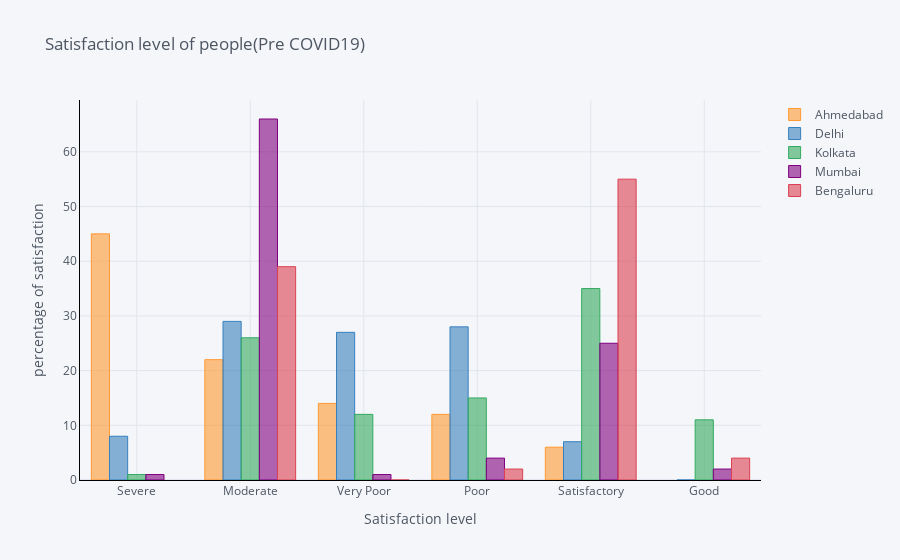

The notebook cell this image was saved under:
### Code cell
def al(var):
    cities = [var]
    filtered_city_day = df1[df1['Date'] <= '2020-04-01']
    AQI = filtered_city_day[filtered_city_day.City.isin(cities)][['City','Air_quality']]
    AQI[var] = AQI['Air_quality']
    k = AQI[var].value_counts()
    m = pd.DataFrame((round((k/sum(k))*100)))
    return m
c11 = al('Ahmedabad')
c22 = al('Delhi')
c33 = al('Kolkata')
c44 = al('Mumbai')
c55 = al('Bengaluru')
df_row = pd.concat([c11,c22,c33,c44,c55],axis=1)
df_row.iplot(kind='bar', align='center',xTitle='Satisfaction level', yTitle='percentage of satisfaction' ,linecolor='black', title='Satisfaction level of people(Pre COVID19)')

### Figure 1 — Plotly figure (JSON) as saved in the notebook; plotly's stock layout.template omitted (floating-point values rounded to 4 significant figures)
{"data": [{"marker": {"color": "rgba(255, 153, 51, 0.6)", "line": {"color": "rgba(255, 153, 51, 1.0)", "width": 1}}, "name": "Ahmedabad", "orientation": "v", "text": "", "x": ["Severe", "Moderate", "Very Poor", "Poor", "Satisfactory", "Good"], "y": [45, 22, 14, 12, 6, ""], "type": "bar"}, {"marker": {"color": "rgba(55, 128, 191, 0.6)", "line": {"color": "rgba(55, 128, 191, 1.0)", "width": 1}}, "name": "Delhi", "orientation": "v", "text": "", "x": ["Severe", "Moderate", "Very Poor", "Poor", "Satisfactory", "Good"], "y": [8, 29, 27, 28, 7, 0], "type": "bar"}, {"marker": {"color": "rgba(50, 171, 96, 0.6)", "line": {"color": "rgba(50, 171, 96, 1.0)", "width": 1}}, "name": "Kolkata", "orientation": "v", "text": "", "x": ["Severe", "Moderate", "Very Poor", "Poor", "Satisfactory", "Good"], "y": [1, 26, 12, 15, 35, 11], "type": "bar"}, {"marker": {"color": "rgba(128, 0, 128, 0.6)", "line": {"color": "rgba(128, 0, 128, 1.0)", "width": 1}}, "name": "Mumbai", "orientation": "v", "text": "", "x": ["Severe", "Moderate", "Very Poor", "Poor", "Satisfactory", "Good"], "y": [1, 66, 1, 4, 25, 2], "type": "bar"}, {"marker": {"color": "rgba(219, 64, 82, 0.6)", "line": {"color": "rgba(219, 64, 82, 1.0)", "width": 1}}, "name": "Bengaluru", "orientation": "v", "text": "", "x": ["Severe", "Moderate", "Very Poor", "Poor", "Satisfactory", "Good"], "y": ["", 39, 0, 2, 55, 4], "type": "bar"}], "layout": {"legend": {"bgcolor": "#F5F6F9", "font": {"color": "#4D5663"}}, "paper_bgcolor": "#F5F6F9", "plot_bgcolor": "#F5F6F9", "title": {"font": {"color": "#4D5663"}, "text": "Satisfaction level of people(Pre COVID19)"}, "xaxis": {"gridcolor": "#E1E5ED", "linecolor": "black", "showgrid": true, "tickfont": {"color": "#4D5663"}, "title": {"font": {"color": "#4D5663"}, "text": "Satisfaction level"}, "zerolinecolor": "#E1E5ED", "type": "category", "range": [-0.5, 5.5], "autorange": true}, "yaxis": {"gridcolor": "#E1E5ED", "linecolor": "black", "showgrid": true, "tickfont": {"color": "#4D5663"}, "title": {"font": {"color": "#4D5663"}, "text": "percentage of satisfaction"}, "zerolinecolor": "#E1E5ED", "type": "linear", "range": [0, 69.47], "autorange": true}, "autosize": true}}
